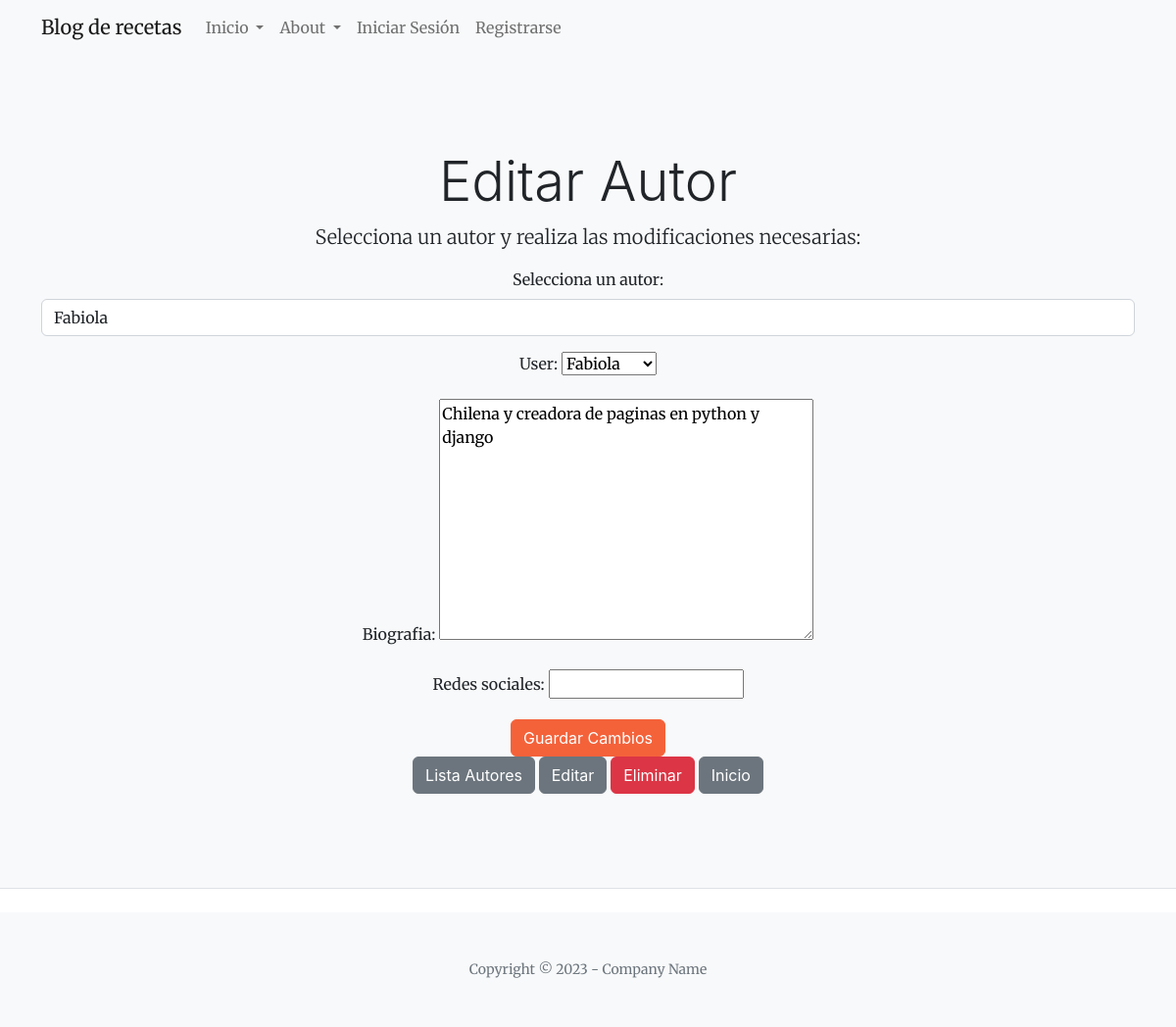
Screenshot of /App/autores/editar/Fabiola/ with the database file from the repository.
### App/models.py (models this page shows, shortened)
class Autor(models.Model):
    user = models.OneToOneField(User, on_delete=models.CASCADE)
    biografia = models.TextField()
    redes_sociales = models.URLField(blank=True, null=True)

### App/views.py (the view)
# urls.py: path('autores/editar/<nombre_autor>/', views.editar_autor, name='editar_autor'),
def editar_autor(request, nombre_autor):
    autor = get_object_or_404(Autor, user__username=nombre_autor)
    if request.method == 'POST':
        form = AutorForm(request.POST, instance=autor)
        if form.is_valid():
            form.save()
            return render(request, 'Aplicacion/inicio.html')  # Redirige a donde desees
    else:
        form = AutorForm(instance=autor)
    return render(request, 'Aplicacion/autor_editar.html', {'form': form, 'autor': autor})

### App/forms.py
class AutorForm(forms.ModelForm):
    class Meta:
        model = Autor
        fields = '__all__'

### App/templates/Aplicacion/autor_editar.html (shortened to what this page needs)
{% extends "Aplicacion/padre.html" %}
{% load static %}
{% block contenidoquecambiar %}
<header class="py-5 bg-light border-bottom mb-4">
    <div class="container">
        <div class="text-center my-5">
            <h1 class="display-4">Editar Autor</h1>
            <p class="lead">Selecciona un autor y realiza las modificaciones necesarias:</p>
            <form action="" method="POST" class="registration-form">
                <div class="form-group">
                    <label for="autor">Selecciona un autor:</label>
                    <select name="autor" id="autor" class="form-control">
                        <option value="{{ autor.user }}" selected>{{ autor.user }}</option>
                    </select>
                </div>
                {{ form.as_p }}
                <button type="submit" class="btn btn-primary">Guardar Cambios</button>
            </form>
            <a href="{% url 'lista_autores' %}" class="btn btn-secondary">Lista Autores</a>
            <a href="{% url 'editar_autor' autor.user %}" class="btn btn-secondary">Editar</a>
            <a href="{% url 'eliminar_autor' autor.user %}" class="btn btn-danger">Eliminar</a>
            <a href="{% url 'Inicio' %}" class="btn btn-secondary">Inicio</a>
        </div>
    </div>
</header>
{% endblock %}

### rows the page displays
Autor: autor "Fabiola", user "Fabiola", biografia "Chilena y creadora de paginas en python y django"
